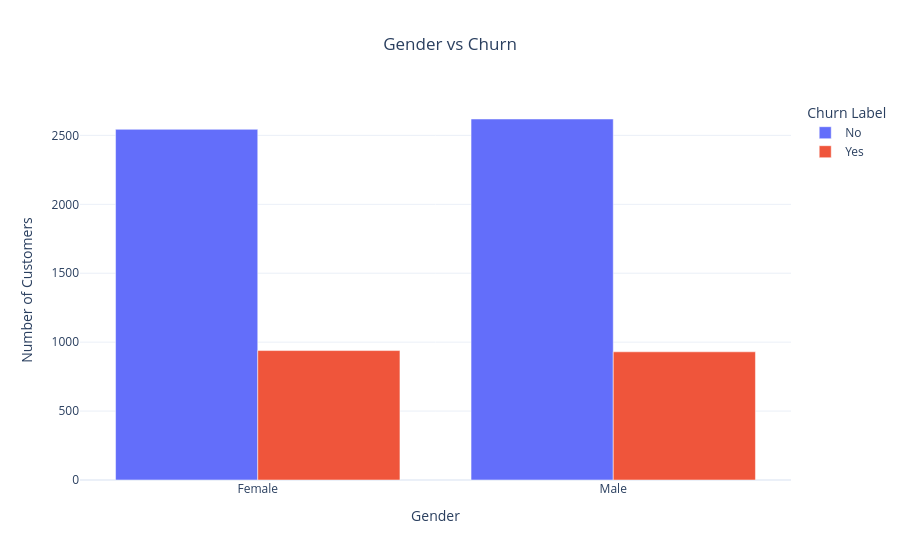

The notebook cell saved with this chart:
### Markdown cell above
### Gender vs Churn

### Code cell
# Group by Gender and Churn Label
gender_churn = df.groupby(['Gender', 'Churn Label']).size().reset_index(name='Count')

# Create bar chart
fig = px.bar(gender_churn, x='Gender', y='Count', color='Churn Label', barmode='group',
             title='Gender vs Churn',
             color_discrete_map={'Yes':'#ef553b', 'No':'#636efa'},
             labels={'Count': 'Number of Customers'})
             
fig.update_layout(title_x=0.5, template='plotly_white')
fig.show()

fig.write_image('../images/gender_vs_churn.png', scale=2)

### Figure 1 — Plotly figure (JSON) as saved in the notebook; plotly's stock layout.template omitted (floating-point values rounded to 4 significant figures)
{"data": [{"alignmentgroup": "True", "hovertemplate": "Churn Label=No<br>Gender=%{x}<br>Number of Customers=%{y}<extra></extra>", "legendgroup": "No", "marker": {"color": "#636efa", "pattern": {"shape": ""}}, "name": "No", "offsetgroup": "No", "orientation": "v", "showlegend": true, "textposition": "auto", "type": "bar", "x": ["Female", "Male"], "xaxis": "x", "y": [2544, 2619], "yaxis": "y"}, {"alignmentgroup": "True", "hovertemplate": "Churn Label=Yes<br>Gender=%{x}<br>Number of Customers=%{y}<extra></extra>", "legendgroup": "Yes", "marker": {"color": "#ef553b", "pattern": {"shape": ""}}, "name": "Yes", "offsetgroup": "Yes", "orientation": "v", "showlegend": true, "textposition": "auto", "type": "bar", "x": ["Female", "Male"], "xaxis": "x", "y": [939, 930], "yaxis": "y"}], "layout": {"barmode": "group", "legend": {"title": {"text": "Churn Label"}, "tracegroupgap": 0}, "title": {"text": "Gender vs Churn", "x": 0.5}, "xaxis": {"anchor": "y", "domain": [0.0, 1.0], "title": {"text": "Gender"}}, "yaxis": {"anchor": "x", "domain": [0.0, 1.0], "title": {"text": "Number of Customers"}}}}
